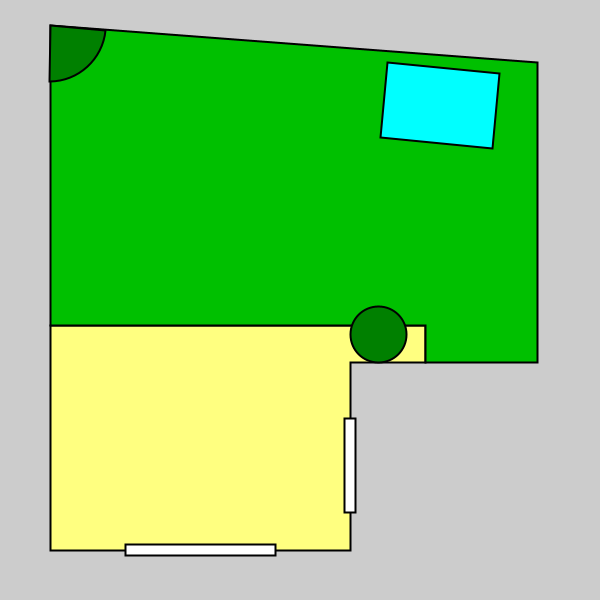
Frame 1 (no input)
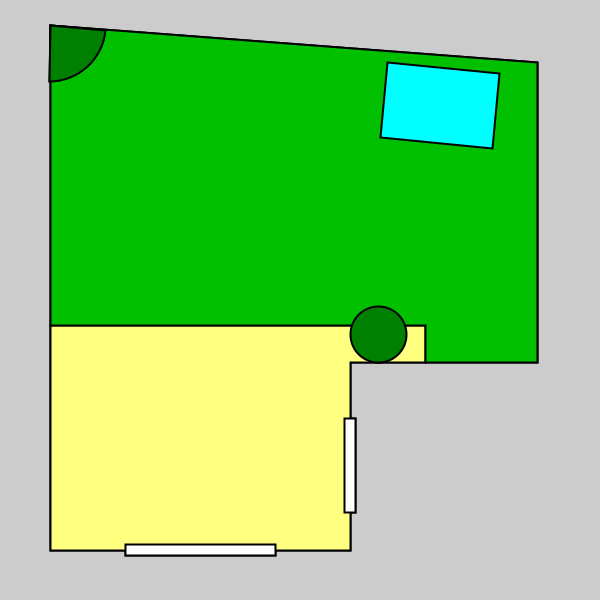
Frame 2 (the mouse pressed at the canvas centre, redrawn once)

The Processing sketch that drew these frames (run headless with seeded random() and noise(); the mouse was pressed at the canvas centre and the sketch redrawn once):

// Processing sketch: garden
// ── garden.pde

float x(float paces) {
  return map(paces, 0, 8, 0, 300);
}

float y(float paces) {
  return map(paces, 0, 8, 300, 0);
}

void setup() {
  size(600, 600);
}

void draw() {

  translate(50, 250);
  strokeWeight(2);
  
  float xPace = abs(x(1) - x(0));
  float yPace = abs(y(1) - y(0));
  
  // Patio
  fill(255, 255, 128);

  beginShape();
  vertex(x(0),  y(0));
  vertex(x(8),  y(0));
  vertex(x(8),  y(5));
  vertex(x(10), y(5));
  vertex(x(10), y(6));
  vertex(x(0), y(6));
  endShape(CLOSE);

  // Non-patio, currently grassed
  fill(0, 192, 0);
  
  beginShape();
  vertex(x(0),  y(6));
  vertex(x(10), y(6));
  vertex(x(10), y(5));
  vertex(x(13), y(5));
  vertex(x(13), y(13));
  vertex(x(0),  y(14));
  endShape(CLOSE);
  
  // Bush
  ellipseMode(RADIUS);
  fill(0, 128, 0);
  arc(x(0), y(14), 1.5 * xPace, 1.5 * yPace, 0.1, HALF_PI, PIE);
  
  // Water butt
  ellipseMode(CORNER);
  fill(0, 128, 0);
  ellipse(x(8), y(5), 1.5 * xPace, -1.5 * yPace);
  
  // Arbour
  pushMatrix();
  translate(x(9), y(13));
  rotate(0.1);
  fill(0, 255, 255);
  rect(0, 0, 3 * xPace, 2 * yPace);
  popMatrix();
  
  // Backdoor
  float doorThickness = 0.3;
  fill(255);
  rect(x(2), y(0) - 0.5*doorThickness*yPace, 4 * xPace, doorThickness * yPace);
  
  // Garage door
  fill(255);
  rect(x(8) - 0.5*doorThickness*xPace, y(1), doorThickness * xPace, -2.5 * yPace);
  
  noLoop();
}
